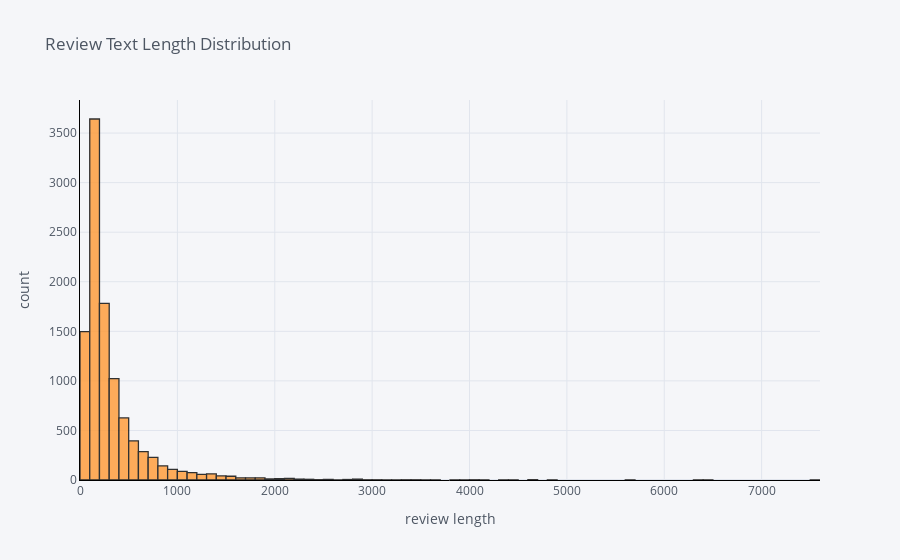

Source (notebook cell):
### Markdown cell above
## Review Text Length Distribution
**checking out the length of review text**

### Code cell
process_reviews['review_len'].iplot(
    kind='hist',
    bins=100,
    xTitle='review length',
    linecolor='black',
    yTitle='count',
    title='Review Text Length Distribution')

### Figure 1 — Plotly figure (JSON) as saved in the notebook; plotly's stock layout.template omitted (floating-point values rounded to 4 significant figures; data arrays with more than 128 entries replaced by an {"elided": "..."} marker saying what was removed)
{"data": [{"histfunc": "count", "histnorm": "", "marker": {"color": "rgba(255, 153, 51, 1.0)", "line": {"color": "#000000", "width": 1.3}}, "name": "review_len", "nbinsx": 100, "opacity": 0.8, "orientation": "v", "type": "histogram", "x": {"elided": "10261 int values"}}], "layout": {"autosize": true, "barmode": "overlay", "legend": {"bgcolor": "#F5F6F9", "font": {"color": "#4D5663"}}, "paper_bgcolor": "#F5F6F9", "plot_bgcolor": "#F5F6F9", "title": {"font": {"color": "#4D5663"}, "text": "Review Text Length Distribution"}, "xaxis": {"autorange": true, "gridcolor": "#E1E5ED", "linecolor": "black", "range": [-0.5, 7600.0], "showgrid": true, "tickfont": {"color": "#4D5663"}, "title": {"font": {"color": "#4D5663"}, "text": "review length"}, "type": "linear", "zerolinecolor": "#E1E5ED"}, "yaxis": {"autorange": true, "gridcolor": "#E1E5ED", "linecolor": "black", "range": [0, 3834.0], "showgrid": true, "tickfont": {"color": "#4D5663"}, "title": {"font": {"color": "#4D5663"}, "text": "count"}, "zerolinecolor": "#E1E5ED"}}}
